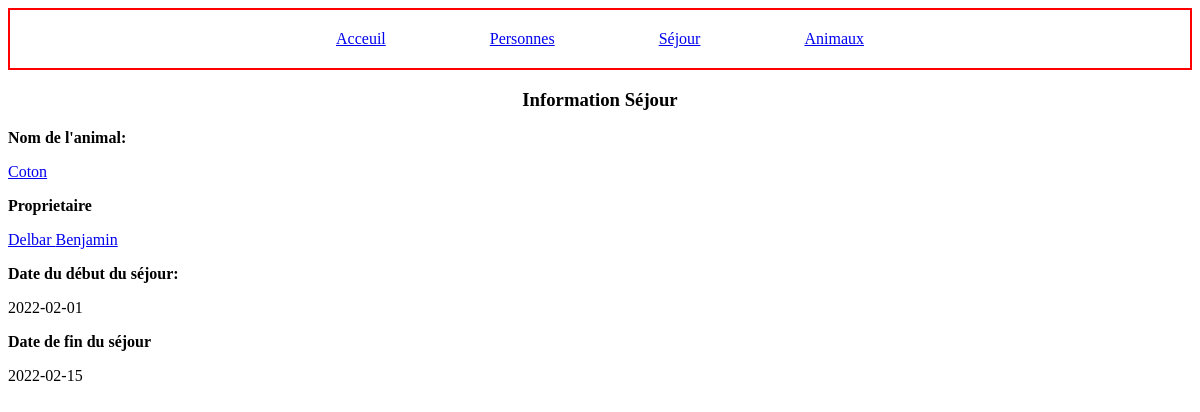
The app's page /boarding/show/23 with its own data.
### tables this page shows
CREATE TABLE IF NOT EXISTS `t_animals` (
  `id` int(11) NOT NULL AUTO_INCREMENT,
  `name_animal` varchar(20) NOT NULL,
  `specie_animal` varchar(20) NOT NULL,
  `gender_animal` tinyint(1) NOT NULL,
  `bday_animal` date NOT NULL,
  `sterilized_animal` tinyint(1) NOT NULL,
  `microship_animal` bigint(15) NOT NULL,
  `fk_id_person` int(11) NOT NULL,
  PRIMARY KEY (`id`),
  UNIQUE KEY `microship_animal` (`microship_animal`),
  KEY `fk_animals_persons` (`fk_id_person`)
);

CREATE TABLE IF NOT EXISTS `t_persons` (
  `id` int(11) NOT NULL AUTO_INCREMENT,
  `name_person` varchar(50) NOT NULL,
  `firstname_person` varchar(50) NOT NULL,
  `bday_person` date NOT NULL,
  `email_person` varchar(120) NOT NULL,
  `phone_person` varchar(12) NOT NULL,
  PRIMARY KEY (`id`)
);

CREATE TABLE IF NOT EXISTS `t_boardings` (
  `id` int(11) NOT NULL AUTO_INCREMENT,
  `startDate_boarding` date NOT NULL,
  `endDate_boarding` date NOT NULL,
  `fk_id_animal` int(11) NOT NULL,
  PRIMARY KEY (`id`),
  KEY `fk_boardings_animals` (`fk_id_animal`)
);

### Controllers/BoardingController.php (called while the page is built, shortened)
<?php
class BoardingController extends Controller
{
    public function show($id)
    {
        $boarding = Boarding::find($id);
        include('../Views/Boardings/oneBoarding.php');
    }
}

### Public/index.php (called while the page is built, shortened)
<?php
$router = new Router();
?>

### Models/dao/DAO.php (called while the page is built, shortened)
<?php
abstract class DAO implements DAOInterface {
    protected $db;
    protected $table;
    public function __construct ($table) {
        $this->table = $table;
        $this->db = new PDO('mysql:host=localhost;dbname=chenildp', 'root', '');
        $this->db->setAttribute(PDO::ATTR_ERRMODE, PDO::ERRMODE_EXCEPTION);
    }
    public function fetch ($id) {
        $statement = $this->db->prepare("SELECT * FROM {$this->table} WHERE id =?");
        try {
            $statement->execute([$id]);
            $result = $statement->fetch(PDO::FETCH_ASSOC);
            if ($result) {
                return $this->create($result);
            }
            return false;
        } catch (PDOException $exception) {
            var_dump($exception);
            return false;
        }
    }
}

### Models/Entities/Entity.php (called while the page is built, shortened)
<?php
abstract class Entity implements EntityInterface {
    public static function find ($id) {
        return (new static::$dao_name())->fetch($id);
    }
}

### Models/dao/BoardingDAO.php (called while the page is built, shortened)
<?php
class BoardingDAO extends DAO {
    public function create ($data) {
        if (!is_object($data)) {
            return new Boarding(
                isset($data['id']) ? $data['id'] : 0,
                $data['startDate_boarding'],
                $data['endDate_boarding'],
                $data['fk_id_animal']
            );
        }
        return false;
    }
}

### Models/Entities/Boarding.php (called while the page is built, shortened)
<?php
class Boarding extends Entity {
    protected $animal;
    public function __construct ($id, $dateStart, $dateEnd, $animal) {
        $this->dateStart = $dateStart;
        $this->dateEnd = $dateEnd;
        $this->animal = $animal;
    }
    public function __get ($prop) {
        if (property_exists($this, $prop)) {
            if ($prop == "animal") {
                return $this->animal();
            }
            return $this->$prop;
        }
    }
    protected function animal () {
        if($this->animal instanceof Animal) {
            return $this->animal;
        }
        $this->animal = Animal::find($this->animal);
        return $this->animal;
    }
}
?>

### Models/Entities/Animal.php (called while the page is built, shortened)
<?php
class Animal extends Entity {
    protected $owner;
    public function __construct ($id, $name, $specie, $gender, $bday, $sterilized, $microship, $owner, $boardings = false) {
        $this->id = $id;
        $this->name = $name;
        $this->owner = $owner;
    }
    public function __get ($prop) {
        if (property_exists($this, $prop)) {
            if ($prop == "owner") {
                return $this->owner();
            }
            return $this->$prop;
        }
    }
    protected function owner () {
        if($this->owner instanceof Person) {
            return $this->owner;
        }
        $this->owner = Person::find($this->owner);
        return $this->owner;
    }
}
?>

### Models/dao/PersonDAO.php (called while the page is built, shortened)
<?php
class PersonDAO extends DAO
{
    public function create($data)
    {
        if (!is_object($data)) {
            return new Person(
                isset($data['id']) ? $data['id'] : 0,
                $data['name_person'],
                $data['firstname_person'],
                $data['bday_person'],
                $data['email_person'],
                $data['phone_person'],
            );
        }
        return false;
    }
}

### Models/Entities/Person.php (called while the page is built, shortened)
<?php
class Person extends Entity {
    public function __construct ($id, $name, $firstname, $bday, $email, $phone, $animals = false) {
        $this->id = $id;
        $this->name = $name;
        $this->firstname = $firstname;
    }
    public function __get ($prop) {
        if (property_exists($this, $prop)) {
            return $this->$prop;
        }
    }
}

### Views/Boardings/oneBoarding.php (the view, shortened to what this page needs)
<!DOCTYPE html>
<html lang="fr">
<head>
    <link href="/css/css.css" rel="stylesheet">
    <title>Séjour de: <?= $boarding->animal->name ?></title>
</head>
<body>
    <nav id=nav>
        <ul>
            <li><a href="/home">Acceuil</a></li>
            <li><a href="/person">Personnes</a></li>
            <li><a href="/boarding">Séjour</a></li>
            <li><a href="/animal">Animaux</a></li>
        </ul>
    </nav>
    <div class="title">
        <h3>Information Séjour</h3>
    </div>
    <b>
        <p>Nom de l'animal:</p>
    </b>
    <a href="/animal/show/<?= $boarding->animal->id; ?>"><?= $boarding->animal->name; ?></a>
    <b>
        <p>Proprietaire</p>
    </b>
    <a href="/person/show/<?= $boarding->animal->owner->id; ?>"><?= $boarding->animal->owner->name; ?> <?= $boarding->animal->owner->firstname; ?></a>
    <b>
        <p>Date du début du séjour:</p>
    </b>
    <?= $boarding->dateStart; ?>
    <b>
        <p>Date de fin du séjour</p>
    </b>
    <?= $boarding->dateEnd; ?>
</body>
</html>

### Public/css/css.css (style rules this page uses)
#nav { border: solid red 2px; text-align: center; padding: 20px; }
#nav ul { list-style-type: none; padding: 0; margin: 0; }
#nav ul li { display: inline; padding: 50px; }
.title { text-align: center; }

### records on screen
t_animals: name_animal "Coton"
t_persons: name_person "Delbar", firstname_person "Benjamin"
t_boardings: startDate_boarding "2022-02-01", endDate_boarding "2022-02-15"
